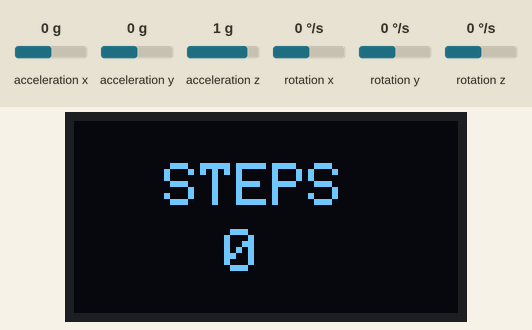
Recording of a sketch running on a simulated Arduino Uno, built with avr-gcc and run on an emulated ATmega328P. Parts: 128×64 one-colour display. Wiring (inferred from the names in the program): MPU-6050 motion sensor at I2C address 0x68. The inputs (shaded band) are chosen by the test bench; at power-on: rotation x 0 °/s, acceleration y 0 g, rotation y 0 °/s, acceleration x 0 g, rotation z 0 °/s, acceleration z 1 g. What the sketch prints to the serial monitor is not drawn.

Above: at 2.2 s.
2.3 s: rotation x set to -192 °/s
At 3.1 s:
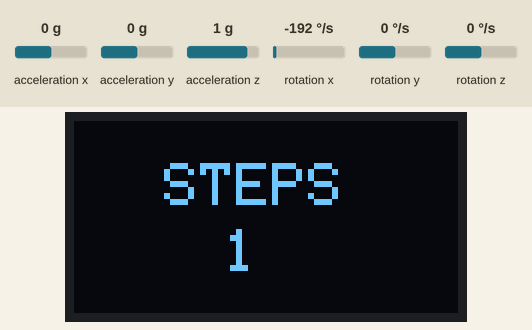
3.8 s: acceleration y set to 1.4 g
At 5.5 s:
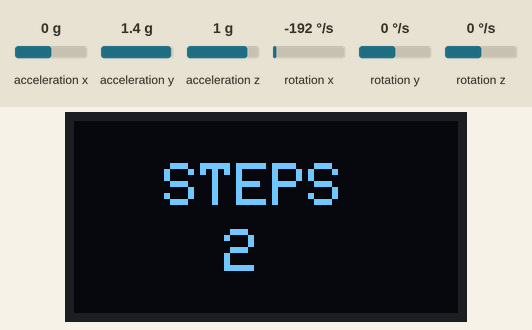
6.2 s: rotation y set to -192 °/s
At 7.0 s:
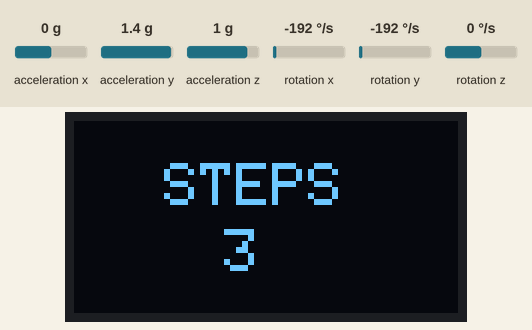
7.7 s: acceleration x set to -0.8 g
At 9.6 s:
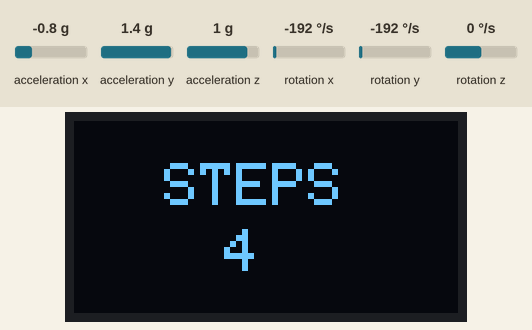
10.5 s: rotation z set to -192 °/s
At 11.0 s:
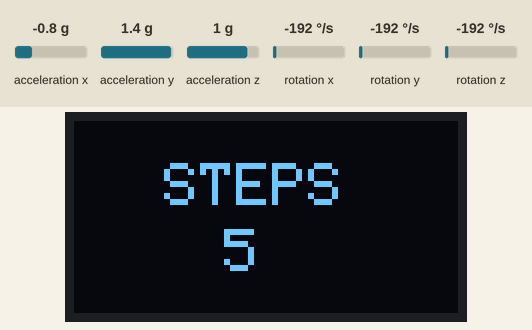
Timing chart, 0 to 13.0 s (numbered marks = the images above; inputs shaded):
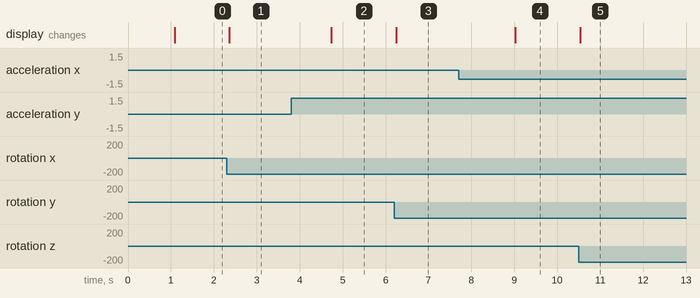

The sketch:

StepCounter.ino
```cpp
#include <Wire.h>
#include "walkStepCounter.h"
#include <Adafruit_GFX.h>
#include <Adafruit_SH1106.h>
#define OLED_SDA 21
#define OLED_SCL 22
Adafruit_SH1106 display(OLED_SDA, OLED_SCL);

float x, y, z;
int StepsCount = 0, prev = 0;
int threshold = 3;

void Wlak_Step_for_loop() {
  int error;
  double dT;
  accel_t_gyro_union accel_t_gyro;

  // Read the raw values.
  error = read_gyro_accel_vals((uint8_t*) &accel_t_gyro);

  // Get the time of reading for rotation computations
  unsigned long t_now = millis();


  float FS_SEL = 131;
  float gyro_x = (accel_t_gyro.value.x_gyro - base_x_gyro) / FS_SEL;
  float gyro_y = (accel_t_gyro.value.y_gyro - base_y_gyro) / FS_SEL;
  float gyro_z = (accel_t_gyro.value.z_gyro - base_z_gyro) / FS_SEL;

  float accel_x = accel_t_gyro.value.x_accel;
  float accel_y = accel_t_gyro.value.y_accel;
  float accel_z = accel_t_gyro.value.z_accel;

  // Get angle values from accelerometer
  float RADIANS_TO_DEGREES = 180 / 3.14159;
  //float accel_vector_length = sqrt(pow(accel_x,2) + pow(accel_y,2) + pow(accel_z,2));
  float accel_angle_y = atan(-1 * accel_x / sqrt(pow(accel_y, 2) + pow(accel_z, 2))) * RADIANS_TO_DEGREES;
  float accel_angle_x = atan(accel_y / sqrt(pow(accel_x, 2) + pow(accel_z, 2))) * RADIANS_TO_DEGREES;

  float accel_angle_z = atan(sqrt(pow(accel_x, 2) + pow(accel_y, 2)) / accel_z) * RADIANS_TO_DEGREES;;
  //float accel_angle_z = 0;

  // Compute the (filtered) gyro angles
  float dt = (t_now - get_last_time()) / 1000.0;
  float gyro_angle_x = gyro_x * dt + get_last_x_angle();
  float gyro_angle_y = gyro_y * dt + get_last_y_angle();
  float gyro_angle_z = gyro_z * dt + get_last_z_angle();

  // Compute the drifting gyro angles
  float unfiltered_gyro_angle_x = gyro_x * dt + get_last_gyro_x_angle();
  float unfiltered_gyro_angle_y = gyro_y * dt + get_last_gyro_y_angle();
  float unfiltered_gyro_angle_z = gyro_z * dt + get_last_gyro_z_angle();

  // Apply the complementary filter to figure out the change in angle - choice of alpha is
  // estimated now.  Alpha depends on the sampling rate...
  float alpha = 0.96;
  float angle_x = alpha * gyro_angle_x + (1.0 - alpha) * accel_angle_x;
  float angle_y = alpha * gyro_angle_y + (1.0 - alpha) * accel_angle_y;
  float angle_z = gyro_angle_z;  //Accelerometer doesn't give z-angle

  // Update the saved data with the latest values
  set_last_read_angle_data(t_now, angle_x, angle_y, angle_z, unfiltered_gyro_angle_x, unfiltered_gyro_angle_y, unfiltered_gyro_angle_z);


  //Finding the magnitude of acceleration from the combined data from gyroscope and accelerometer.
  int mag = sqrt(pow(x - angle_x, 2) + pow(y - angle_y, 2) + pow(z - angle_z, 2));

  //If the magnitude is greater than threshold and the previous magnitude is lesser than threshold value increase count.
  if (mag >= threshold && prev < threshold)
  {
    StepsCount += 1;
    Serial.print("steps= ");
    Serial.println(StepsCount);
  }

  prev = mag;
  x = angle_x;
  y = angle_y;
  z = angle_z;
}

void setup()
{
  int error;
  uint8_t c;
  Serial.begin(115200);
  Wire.begin();

  display.begin(SH1106_SWITCHCAPVCC, 0x3C);  // initialize with the I2C addr 0x3D (for the 128x64)
  display.clearDisplay();
  display.setTextColor(WHITE);
  display.clearDisplay();
  display.setRotation(0);
  display.setTextSize(2);
  display.setCursor(8, 30);
  display.print("Pedometer");


  error = MPU6050_read (MPU6050_WHO_AM_I, &c, 1);
  error = MPU6050_read (MPU6050_PWR_MGMT_2, &c, 1);

  MPU6050_write_reg (MPU6050_PWR_MGMT_1, 0);

  calibrate_sensors();
  set_last_read_angle_data(millis(), 0, 0, 0, 0, 0, 0);
}


void loop()
{

  Wlak_Step_for_loop();
  display.clearDisplay();
  display.setRotation(0);
  display.setTextSize(2);

  display.setCursor(30, 14);
  display.print("STEPS");

  display.setCursor(50, 36);
  display.print(StepsCount);
  display.display();

  delay(50); // Delay so we don't swamp the serial port

}
```

Source omitted: walkStepCounter.h (30889 bytes)

Measured:
- after the input at 2.3 s, the display: changes after 0.05 s (image 1)
- after the input at 3.8 s, the display: changes after 0.94 s (image 2)
- after the input at 6.2 s, the display: changes after 0.05 s (image 3)
- after the input at 7.7 s, the display: changes after 1.3 s (image 4)
- after the input at 10.5 s, the display: changes at once (image 5)
